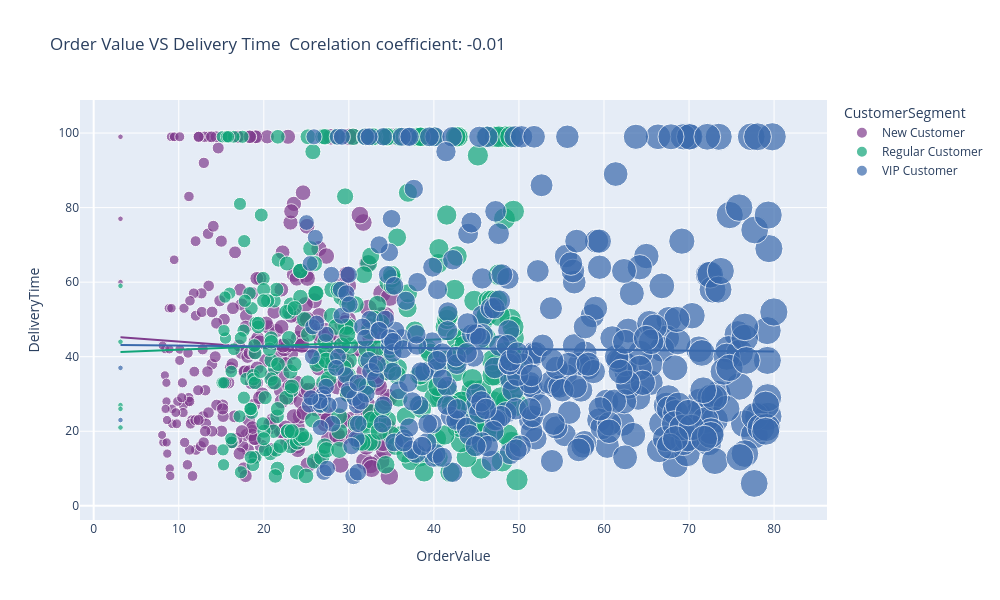

Notebook source saved alongside this figure:
### Markdown cell above
#### 4. Scatterplot: Order Value vs. Delivery Time
Generate a scatterplot to analyze the relationship between OrderValue and DeliveryTime .

Requirements:
- X-axis: Order Value
- Y-axis: Delivery Time
- Color points by CustomerSegment
- Add a trend line
- Include correlation coefficient in the title

### Code cell
#visualization of scatter plot
corr=df['OrderValue'].corr(df['DeliveryTime']) # calculating correlation value

fig = px.scatter(df, x='OrderValue', y='DeliveryTime', title="Order Value VS Delivery Time "+f' Corelation coefficient: {corr:.2f}', 
                 trendline='ols', color='CustomerSegment',size='OrderValue',
                 color_discrete_sequence=px.colors.qualitative.Bold, width=1000, height=600)
fig.show()

### Figure 1 — Plotly figure (JSON) as saved in the notebook; plotly's stock layout.template omitted (floating-point values rounded to 4 significant figures; data arrays with more than 128 entries replaced by an {"elided": "..."} marker saying what was removed)
{"data": [{"hovertemplate": "CustomerSegment=New Customer<br>OrderValue=%{marker.size}<br>DeliveryTime=%{y}<extra></extra>", "legendgroup": "New Customer", "marker": {"color": "rgb(127, 60, 141)", "size": {"elided": "310 float values"}, "sizemode": "area", "sizeref": 0.1999, "symbol": "circle"}, "mode": "markers", "name": "New Customer", "orientation": "v", "showlegend": true, "type": "scatter", "x": {"elided": "310 float values"}, "xaxis": "x", "y": {"elided": "310 int values"}, "yaxis": "y"}, {"hovertemplate": "<b>OLS trendline</b><br>DeliveryTime = -0.16863 * OrderValue + 45.755<br>R<sup>2</sup>=0.002968<br><br>CustomerSegment=New Customer<br>OrderValue=%{x}<br>DeliveryTime=%{y} <b>(trend)</b><extra></extra>", "legendgroup": "New Customer", "marker": {"color": "rgb(127, 60, 141)", "symbol": "circle"}, "mode": "lines", "name": "New Customer", "showlegend": false, "type": "scatter", "x": {"elided": "310 float values"}, "xaxis": "x", "y": {"elided": "310 float values"}, "yaxis": "y"}, {"hovertemplate": "CustomerSegment=Regular Customer<br>OrderValue=%{marker.size}<br>DeliveryTime=%{y}<extra></extra>", "legendgroup": "Regular Customer", "marker": {"color": "rgb(17, 165, 121)", "size": {"elided": "327 float values"}, "sizemode": "area", "sizeref": 0.1999, "symbol": "circle"}, "mode": "markers", "name": "Regular Customer", "orientation": "v", "showlegend": true, "type": "scatter", "x": {"elided": "327 float values"}, "xaxis": "x", "y": {"elided": "327 int values"}, "yaxis": "y"}, {"hovertemplate": "<b>OLS trendline</b><br>DeliveryTime = 0.0906741 * OrderValue + 40.995<br>R<sup>2</sup>=0.001454<br><br>CustomerSegment=Regular Customer<br>OrderValue=%{x}<br>DeliveryTime=%{y} <b>(trend)</b><extra></extra>", "legendgroup": "Regular Customer", "marker": {"color": "rgb(17, 165, 121)", "symbol": "circle"}, "mode": "lines", "name": "Regular Customer", "showlegend": false, "type": "scatter", "x": {"elided": "327 float values"}, "xaxis": "x", "y": {"elided": "327 float values"}, "yaxis": "y"}, {"hovertemplate": "CustomerSegment=VIP Customer<br>OrderValue=%{marker.size}<br>DeliveryTime=%{y}<extra></extra>", "legendgroup": "VIP Customer", "marker": {"color": "rgb(57, 105, 172)", "size": {"elided": "363 float values"}, "sizemode": "area", "sizeref": 0.1999, "symbol": "circle"}, "mode": "markers", "name": "VIP Customer", "orientation": "v", "showlegend": true, "type": "scatter", "x": {"elided": "363 float values"}, "xaxis": "x", "y": {"elided": "363 int values"}, "yaxis": "y"}, {"hovertemplate": "<b>OLS trendline</b><br>DeliveryTime = -0.0231133 * OrderValue + 43.2151<br>R<sup>2</sup>=0.000250<br><br>CustomerSegment=VIP Customer<br>OrderValue=%{x}<br>DeliveryTime=%{y} <b>(trend)</b><extra></extra>", "legendgroup": "VIP Customer", "marker": {"color": "rgb(57, 105, 172)", "symbol": "circle"}, "mode": "lines", "name": "VIP Customer", "showlegend": false, "type": "scatter", "x": {"elided": "363 float values"}, "xaxis": "x", "y": {"elided": "363 float values"}, "yaxis": "y"}], "layout": {"height": 600, "legend": {"itemsizing": "constant", "title": {"text": "CustomerSegment"}, "tracegroupgap": 0}, "title": {"text": "Order Value VS Delivery Time  Corelation coefficient: -0.01"}, "width": 1000, "xaxis": {"anchor": "y", "domain": [0, 1], "title": {"text": "OrderValue"}}, "yaxis": {"anchor": "x", "domain": [0, 1], "title": {"text": "DeliveryTime"}}}}
